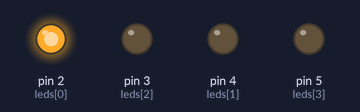
A sketch run on a simulated Arduino Uno, built with avr-gcc and run on an emulated ATmega328P. Shown: output pins drawn as LEDs (lit = HIGH).

Above: at 0.5 s.
At 1.5 s:
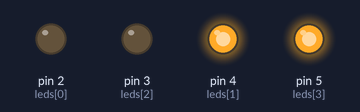
At 2.5 s:
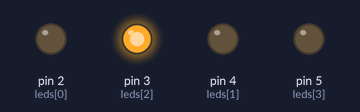
At 3.5 s:
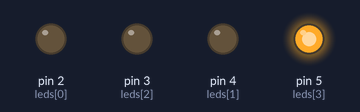
At 4.5 s:
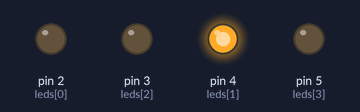
Timing chart, 0 to 6.5 s (numbered marks = the images above):
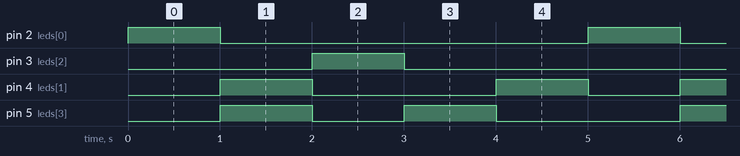

The sketch:

Led_2UP_1DWN.ino
```cpp
const int delayMS = 1000;
const int arraySize = 4;

int leds[20] = {2, 4, 3, 5, 4, 6, 5, 7, 6, 8, 7, 9, 8, 10, 9, 11, 10, 12, 11, 13};
int count = 0;

void setup()
{
  Serial.begin(9600);
  for(int i = 0; i < arraySize; i++)
  {
    pinMode(leds[i], OUTPUT);
  }
}

void loop()
{
  for(int i = 2; i <= 13; i++)
  {
    digitalWrite(i, LOW);
  }

  for(int i = 0; i < 20 / 4; i++)
  {
    digitalWrite(leds[count + ((20/4)* i)], HIGH);
  }

  if(count >= 4)
  {
    count = 0;
  }
  else
  {
    count++;
  }

  delay(delayMS);
}

/*void displayOnOff()
{
  String s = "";
  for(int i = 0; i < arraySize; i++)
  {
    s = s + leds[1][i] + ", ";
  }

  Serial.println(s);
}*/
```

Measured:
- by itself, pin 2 (leds[0]), pin 3 (leds[2]): alternates HIGH for 1.0 s and LOW for 4.0 s
- by itself, pin 4 (leds[1]): repeats every 5.0 s: LOW 2.0 s, HIGH 1.0 s, LOW 1.0 s, HIGH 1.0 s
- by itself, pin 5 (leds[3]): repeats every 5.0 s: LOW 1.0 s, HIGH 1.0 s, LOW 2.0 s, HIGH 1.0 s
